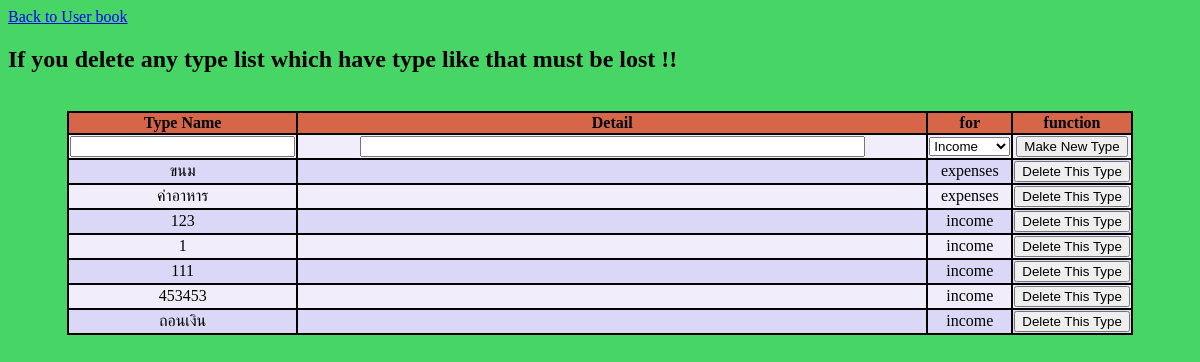
Before: /accounting/8/TypeManage/ with the older database file.
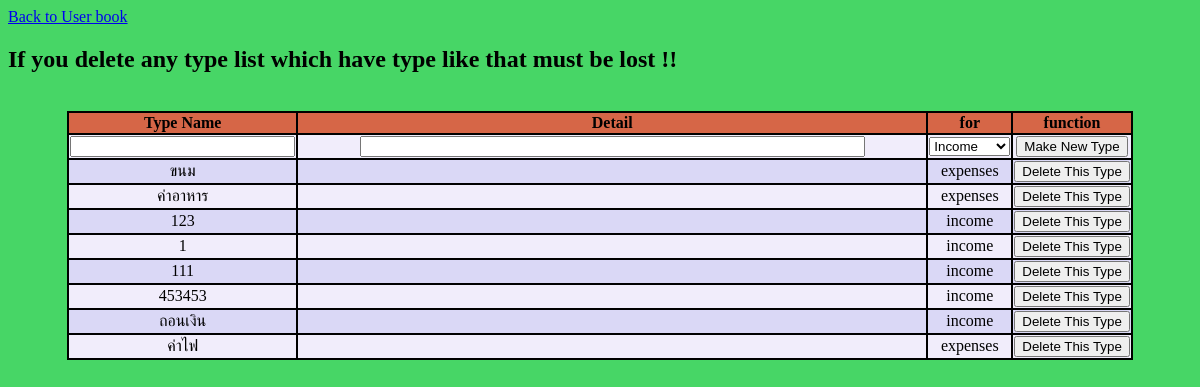
After: the same page with the newer database file.
### accounting/models.py (models this page shows, shortened)
class List_type(models.Model):
    user = models.ForeignKey(User, on_delete=models.CASCADE)
    type_name = models.CharField(max_length=20)
    type_detail = models.CharField(max_length=500)
    type_for = models.CharField(max_length=20, default="income")

### accounting/views.py (the view)
# urls.py: url(r'^(?P<pk>[0-9]+)/TypeManage/$', views.TypeManage.as_view(), name="type_manage"), # add or delete tpye
class TypeManage(generic.DetailView): # go to add or delete type page
    model = User
    template_name = 'accounting/type_manage.html'

### accounting/templates/accounting/type_manage.html (shortened to what this page needs)
<head>
</head>
<body style="background-color:#47d666">
<a href="{% url 'accounting:user_book' pk=user.id %}">Back to User book</a><br>
<h2> If you delete any type list which have type like that must be lost !! </h2>
<br>
<center>
    <table>
    	<tr>
			<th>Type Name</th>
			<th class="detail">Detail</th>
			<th>for</th>
			<th>function</th>
		</tr>
		<form action="{%url 'accounting:func_add_type' user_id=user.id %}" method="post">
			<td><input type="text" name="type_name" size="25" required></input></td>
    		<td><input type="text" name="detail" size="60"></input></td>
    		<td><select name="type_for">
    		    <option value="income">Income</option>
            	</select></td>
            <td><input type="submit" value="Make New Type"></td>
		</form>
	{% for type in user.list_type_set.all %}
        <tr>
            <td>{{type.type_name}}</td>
            <td>{{type.type_detail}}</td>
            <td style="text-align:center">{{type.type_for}}</td>
            <form action="{%url 'accounting:func_delete_type' type_id=type.id %}" method="post">
            <td><input type="submit" value="Delete This Type"></td>
			</form>
        </tr>
	{% endfor %}
</table>
</center>
</body>

Changed rows visible on the page:
added List_type: type_name "ค่าไฟ", type_for "expenses"
